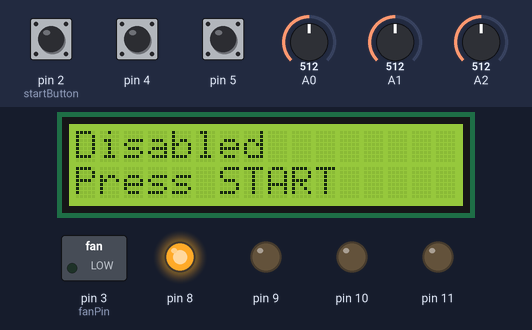
Simulated run of this sketch. Board: Arduino Mega 2560, built with avr-gcc and run on an emulated ATmega2560. Shown: 16×2 character LCD, switched loads named in the sketch (green lamp = pin HIGH), output pins drawn as LEDs (lit = HIGH). Inputs (shaded band) come from the test bench; at power-on: pin 2 (startButton) HIGH, A2 = 512, A0 = 512, pin 4 HIGH, pin 5 HIGH, A1 = 512. The local clock reads 2024-03-15 10:24:30 at power-on unless the sketch sets it; what the sketch prints to the serial monitor is not drawn.

Above: at 1.6 s.
1.7 s: pin 2 (startButton) pulled LOW for 0.15 s
At 3.0 s:
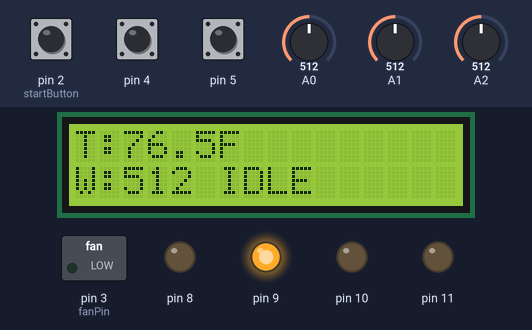
3.5 s: A2 set to 552
At 4.5 s:
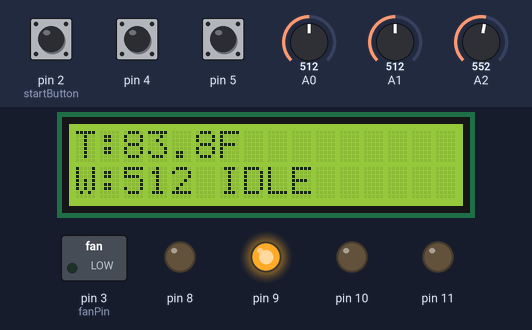
5.5 s: A2 set to 566
At 7.2 s:
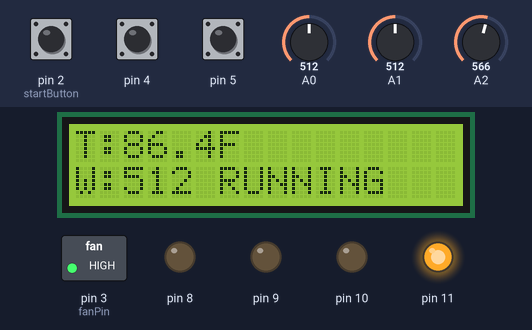
7.5 s: A0 set to 106
At 8.8 s:
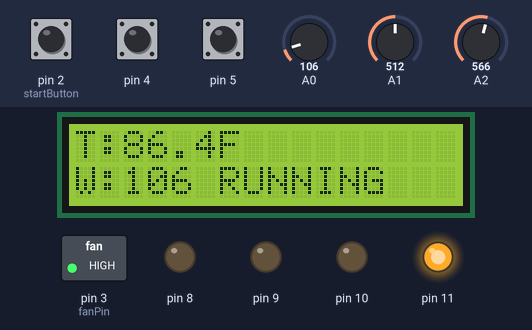
9.5 s: A0 set to 95
At 11.2 s:
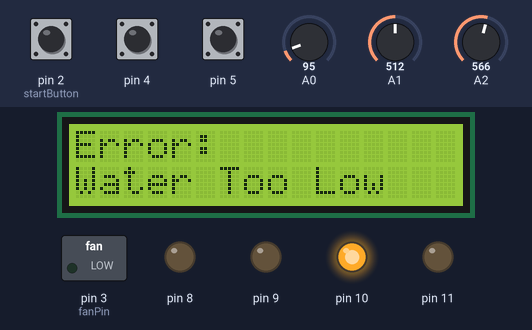
11.5 s: pin 4 pulled LOW for 0.15 s
At 11.9 s:
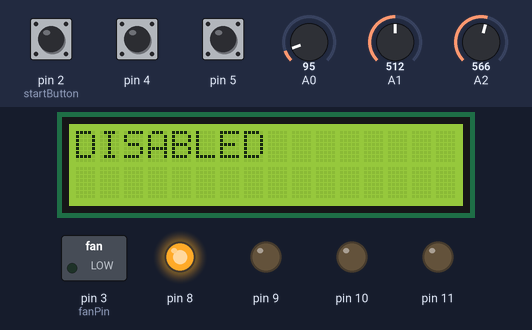
Timing chart, 0 to 14.5 s (numbered marks = the images above; inputs shaded):
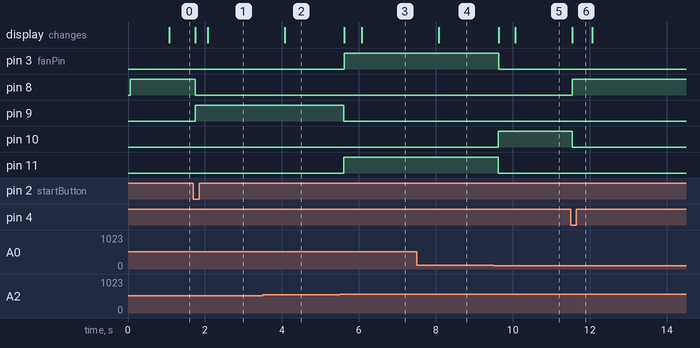

Measured:
- the behaviour switches between 558 and 559 on A2 (found by bisection; images 2 and 3)
- the behaviour switches between 102 and 101 on A0 (found by bisection; images 4 and 5)
- after the input at 1.7 s, pin 8: HIGH → LOW at once; pin 9: LOW → HIGH at once; the display: first changes after 0.05 s (image 1 shows a later state)
- after the input at 3.5 s, the display: changes after 0.57 s (image 2)
- after the input at 5.5 s, pin 3 (fanPin): LOW → HIGH after 0.12 s; pin 9: HIGH → LOW after 0.11 s; pin 11: LOW → HIGH after 0.11 s; the display: first changes after 0.12 s (image 3 shows a later state)
- after the input at 7.5 s, the display: changes after 0.57 s (image 4)
- after the input at 9.5 s, pin 3 (fanPin): HIGH → LOW after 0.13 s; pin 10: LOW → HIGH after 0.12 s; pin 11: HIGH → LOW after 0.12 s; the display: first changes after 0.13 s (image 5 shows a later state)
- after the input at 11.5 s, pin 8: LOW → HIGH after 0.05 s; pin 10: HIGH → LOW after 0.05 s; the display: changes after 0.05 s (image 6)

The sketch:

final.ino
```cpp
// Kyle Kennedy - Fixed/Refactored State Machine Version

#include <LiquidCrystal.h>
#include <AccelStepper.h>
#include <RTClib.h>
#include <Wire.h>
#include <math.h>

LiquidCrystal lcd(22, 23, 24, 25, 26, 27);

#define RDA 0x80
#define TBE 0x20

// Hysteresis thresholds (recommended)
#define TEMP_ON  85.0
#define TEMP_OFF 80.0

// ---------------- Register pointers ----------------
volatile unsigned char *myUCSR0A = (unsigned char *)0x00C0;
volatile unsigned char *myUCSR0B = (unsigned char *)0x00C1;
volatile unsigned char *myUCSR0C = (unsigned char *)0x00C2;
volatile unsigned int  *myUBRR0  = (unsigned int  *)0x00C4;
volatile unsigned char *myUDR0   = (unsigned char *)0x00C6;

volatile unsigned char *my_ADMUX  = (unsigned char *)0x7C;
volatile unsigned char *my_ADCSRB = (unsigned char *)0x7B;
volatile unsigned char *my_ADCSRA = (unsigned char *)0x7A;

volatile unsigned char *my_ADCL = (unsigned char *)0x78;
volatile unsigned char *my_ADCH = (unsigned char *)0x79;

volatile unsigned char *ddr_b  = (unsigned char *)0x24;
volatile unsigned char *port_b = (unsigned char *)0x25;

volatile unsigned char *ddr_e  = (unsigned char *)0x2D;
volatile unsigned char *port_e = (unsigned char *)0x2E;
volatile unsigned char *pin_e  = (unsigned char *)0x2C;

volatile unsigned char *ddr_g  = (unsigned char *)0x33;
volatile unsigned char *port_g = (unsigned char *)0x34;
volatile unsigned char *pin_g  = (unsigned char *)0x32;

volatile unsigned char *ddr_h  = (unsigned char *)0x101;
volatile unsigned char *port_h = (unsigned char *)0x102;

// ---------------- Thermistor (Steinhart–Hart) ----------------
const int thermistorChannel = 2;   // A2
const float R1 = 10000.0;
const float c1 = 1.009249522e-03;
const float c2 = 2.378405444e-04;
const float c3 = 2.019202697e-07;

// ---------------- Pins ----------------
const int startButton = 2;    // PE4 (INT on Arduino Mega = D2)
const int stopButton  = 4;    // PG5
const int resetButton = 5;    // PE3
const int fanPin      = 3;    // PE5 (PWM)

const int yellowLED = 8;      // PH5
const int greenLED  = 9;      // PH6
const int redLED    = 10;     // PB4
const int blueLED   = 11;     // PB5

const int waterChannel = 0;   // A0

const int potChannel = 1;  // A1
AccelStepper ventStepper(
  AccelStepper::FULL4WIRE,
  43, 42, 41, 40
);

// ---------------- RTC ----------------
RTC_DS1307 rtc;

// ---------------- Thresholds ----------------
const unsigned int waterThreshold = 102;  // tune for your sensor

// ---------------- State machine ----------------
enum State { DISABLED, IDLE, RUNNING, ERROR_STATE };
volatile State state = DISABLED;

// ISR flag (START)
volatile bool startEvent = false;

// Sensor values
float tempF = 0.0;
unsigned int waterValue = 0;

// Timing
const unsigned long debounceDelay = 50;
unsigned long lastStopTime  = 0;
unsigned long lastResetTime = 0;
unsigned long lastLCDTime   = 0;
unsigned long lastSensorRead = 0;

// -------------- Forward decls --------------
void U0init(int U0baud);
void U0putchar(unsigned char U0pdata);
void printString(const char *str);

void adc_init();
unsigned int adc_read(unsigned char adc_channel_num);

float readThermistorF();
void startISR();

void updateLEDs();
void updateFan();
void updateLCDTimed();
void logStateChange(State oldState, State newState);
const char *stateToString(State s);

bool stopPressedEdge();
bool resetPressedEdge();

// ---------------- Setup ----------------
void setup() {
  U0init(9600);

  lcd.begin(16, 2);     // IMPORTANT: begin before printing
  Wire.begin();
  rtc.begin();
  if (!rtc.isrunning()) {
    rtc.adjust(DateTime(F(__DATE__), F(__TIME__)));
  }

  adc_init();

  // LED outputs
  *ddr_b |= (1 << 4) | (1 << 5);  // PB4 red, PB5 blue
  *ddr_h |= (1 << 5) | (1 << 6);  // PH5 yellow, PH6 green

  // Fan output (PE5)
  *ddr_e |= (1 << 5);

  // Buttons inputs + pullups
  *ddr_e &= ~(1 << 4);  // START PE4
  *port_e |= (1 << 4);

  *ddr_g &= ~(1 << 5);  // STOP PG5
  *port_g |= (1 << 5);

  *ddr_e &= ~(1 << 3);  // RESET PE3
  *port_e |= (1 << 3);

  // ISR for START only (flags only)
  attachInterrupt(digitalPinToInterrupt(startButton), startISR, FALLING);

  lastStopTime  = millis();
  lastResetTime = millis();
  lastLCDTime   = millis();
  lastSensorRead = millis();

  // Initialize outputs for DISABLED state
  updateLEDs();
  updateFan();
  lcd.clear();
  lcd.print("Disabled");
  // Vent speed
  ventStepper.setMaxSpeed(400);
  ventStepper.setAcceleration(200);

  printString("Setup complete\n");
}

// ---------------- Loop ----------------
void loop() {
  // --------- Sensor reads (rate-limited) ----------
  if (millis() - lastSensorRead >= 500) {
    float newTemp = readThermistorF();
    if (!isnan(newTemp)) tempF = newTemp;

    waterValue = adc_read(waterChannel);

    lastSensorRead = millis();
  }

  bool waterLow = (waterValue < waterThreshold);

  // --------- Button edges (poll + debounce) ----------
  bool stopEdge  = stopPressedEdge();
  bool resetEdge = resetPressedEdge();

  // --------- Next state decision ----------
  State next = state;

  switch (state) {
    case DISABLED:
      if (startEvent) {
        startEvent = false;
        next = IDLE;
      }
      break;

    case IDLE:
      if (stopEdge) {
        next = DISABLED;
      } else if (waterLow) {
        next = ERROR_STATE;
      } else if (tempF >= TEMP_ON) {
        next = RUNNING;
      }
      break;

    case RUNNING:
      if (stopEdge) {
        next = DISABLED;
      } else if (waterLow) {
        next = ERROR_STATE;
      } else if (tempF <= TEMP_OFF) {
        next = IDLE;
      }
      break;

    case ERROR_STATE:
      if (stopEdge) {
        next = DISABLED;
      } else if (resetEdge && !waterLow) {
        next = IDLE;
      }
      break;
  }

  // --------- Apply state change once ----------
  if (next != state) {
    State old = state;
    state = next;

    logStateChange(old, state);

    updateLEDs();
    updateFan();

    // immediate LCD feedback on state change
    lcd.clear();
    lcd.setCursor(0, 0);
    lcd.print(stateToString(state));
  }

  // --------- Timed LCD refresh ----------
  updateLCDTimed();
  updateVentStepper();
  ventStepper.run();
}

// ---------------- ISR ----------------
void startISR() {
  startEvent = true; // NOTHING ELSE
}

// ---------------- Button helpers (edge + debounce) ----------------
bool stopPressedEdge() {
  static bool last = true; // pullup => HIGH idle
  bool now = (*pin_g & (1 << 5)) != 0; // true=HIGH, false=LOW
  bool edge = false;

  if (last && !now) { // falling edge
    if (millis() - lastStopTime > debounceDelay) {
      edge = true;
      lastStopTime = millis();
    }
  }
  last = now;
  return edge;
}

bool resetPressedEdge() {
  static bool last = true; // pullup => HIGH idle
  bool now = (*pin_e & (1 << 3)) != 0; // PE3
  bool edge = false;

  if (last && !now) {
    if (millis() - lastResetTime > debounceDelay) {
      edge = true;
      lastResetTime = millis();
    }
  }
  last = now;
  return edge;
}

// ---------------- Output functions ----------------
void updateLEDs() {
  // OFF all
  *port_h &= ~((1 << 5) | (1 << 6));  // yellow/green
  *port_b &= ~((1 << 4) | (1 << 5));  // red/blue

  switch (state) {
    case DISABLED:     *port_h |= (1 << 5); break; // yellow
    case IDLE:         *port_h |= (1 << 6); break; // green
    case RUNNING:      *port_b |= (1 << 5); break; // blue
    case ERROR_STATE:  *port_b |= (1 << 4); break; // red
  }
}

void updateFan() {
  static bool fanWasOn = false;
  bool fanOn = (state == RUNNING);

  if (fanOn && !fanWasOn) {
    printString("Fan motor ON\n");
  }
  else if (!fanOn && fanWasOn) {
    printString("Fan motor OFF\n");
  }

  analogWrite(fanPin, fanOn ? 255 : 0);
  fanWasOn = fanOn;
}


void updateLCDTimed() {
  // refresh every 1s while debugging (set to 60000 later if required)
  if (millis() - lastLCDTime < 1000) return;
  lastLCDTime = millis();

  if (state == ERROR_STATE) {
    lcd.clear();
    lcd.setCursor(0, 0);
    lcd.print("Error:");
    lcd.setCursor(0, 1);
    lcd.print("Water Too Low");
    return;
  }

  if (state == DISABLED) {
    lcd.clear();
    lcd.setCursor(0, 0);
    lcd.print("Disabled");
    lcd.setCursor(0, 1);
    lcd.print("Press START");
    return;
  }

  // IDLE or RUNNING: show temp & water
  lcd.clear();
  lcd.setCursor(0, 0);
  lcd.print("T:");
  lcd.print(tempF, 1);
  lcd.print("F ");

  lcd.setCursor(0, 1);
  lcd.print("W:");
  lcd.print(waterValue);
  lcd.print(" ");
  lcd.print(stateToString(state));
}

// ---------------- Logging ----------------
void logStateChange(State oldState, State newState) {
  DateTime now = rtc.now();
  char buf[96];

  sprintf(buf,
          "State %s -> %s @ %02d/%02d/%02d %02d:%02d:%02d\n",
          stateToString(oldState),
          stateToString(newState),
          now.month(), now.day(), now.year() % 100,
          now.hour(), now.minute(), now.second());
  printString(buf);
}

const char *stateToString(State s) {
  switch (s) {
    case DISABLED:     return "DISABLED";
    case IDLE:         return "IDLE";
    case RUNNING:      return "RUNNING";
    case ERROR_STATE:  return "ERROR";
  }
  return "UNKNOWN";
}

// ---------------- UART ----------------
void printString(const char *str) {
  while (*str) U0putchar(*str++);
}

void U0init(int U0baud) {
  unsigned long FCPU = 16000000;
  unsigned int tbaud = (FCPU / 16 / U0baud - 1);
  *myUCSR0A = 0x00;
  *myUCSR0B = 0x18;
  *myUCSR0C = 0x06;
  *myUBRR0 = tbaud;
}

void U0putchar(unsigned char U0pdata) {
  while ((*myUCSR0A & TBE) == 0);
  *myUDR0 = U0pdata;
}

// ---------------- ADC ----------------
void adc_init() {
  *my_ADMUX = (1 << 6); // AVCC reference
  *my_ADCSRA = (1 << 7) | (1 << 2) | (1 << 1) | (1 << 0); // ADEN + prescaler 128
  *my_ADCSRB = 0x00;

  // dummy conversion
  *my_ADCSRA |= (1 << 6);
  while (*my_ADCSRA & (1 << 6));
  (void)*my_ADCL;
  (void)*my_ADCH;
}

unsigned int adc_read(unsigned char adc_channel_num) {
  *my_ADMUX = (*my_ADMUX & 0xE0) | (adc_channel_num & 0x1F);
  if (adc_channel_num > 7) *my_ADCSRB |= (1 << 3);
  else *my_ADCSRB &= ~(1 << 3);

  *my_ADCSRA |= (1 << 6); // ADSC

  unsigned long start = millis();
  while (*my_ADCSRA & (1 << 6)) {
    if (millis() - start > 5) return 0;
  }

  unsigned char low  = *my_ADCL;
  unsigned char high = *my_ADCH;
  return (high << 8) | low;
}

// ---------------- Thermistor ----------------
float readThermistorF() {
  unsigned int Vo = adc_read(thermistorChannel);
  if (Vo < 5 || Vo > 1018) return NAN;

  float R2 = R1 * (1023.0 / Vo - 1.0);
  if (R2 <= 0) return NAN;

  float logR2 = log(R2);
  float invT = c1 + c2 * logR2 + c3 * logR2 * logR2 * logR2;
  if (invT == 0) return NAN;

  float Tc = (1.0 / invT) - 273.15;
  return (Tc * 9.0 / 5.0) + 32.0;
}
void updateVentStepper() {
  if (state == DISABLED) return;

  static bool initialized = false;

  const long VENT_MIN = 0;
  const long VENT_MAX = 300;   // tune carefully

  unsigned int potVal = adc_read(potChannel);
  long targetPos = map(potVal, 0, 1023, VENT_MIN, VENT_MAX);

  if (!initialized) {
    ventStepper.setCurrentPosition(targetPos);
    initialized = true;
    return;
  }

  ventStepper.moveTo(targetPos);
  ventStepper.run();   // REQUIRED for AccelStepper
  }
```
